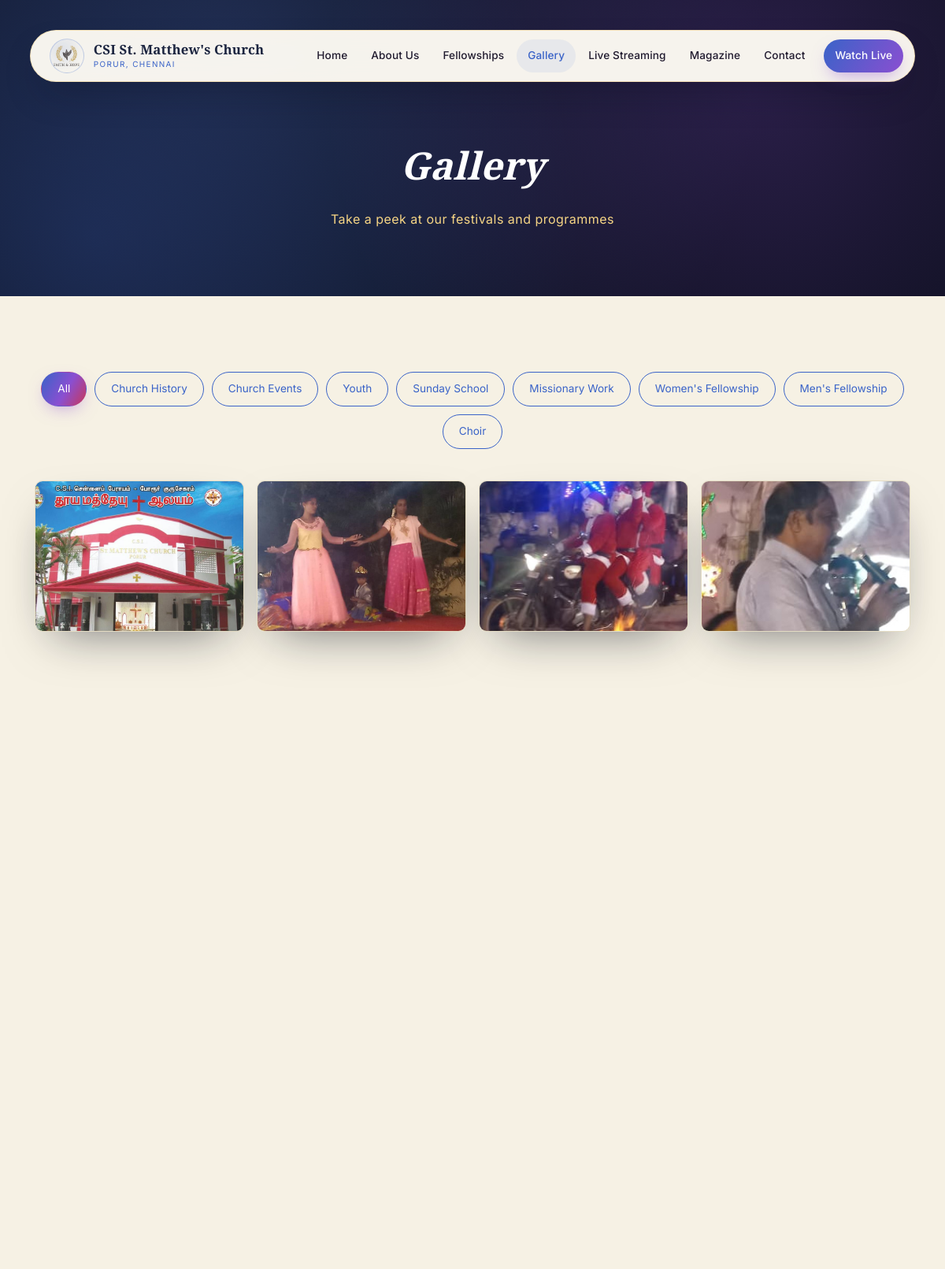
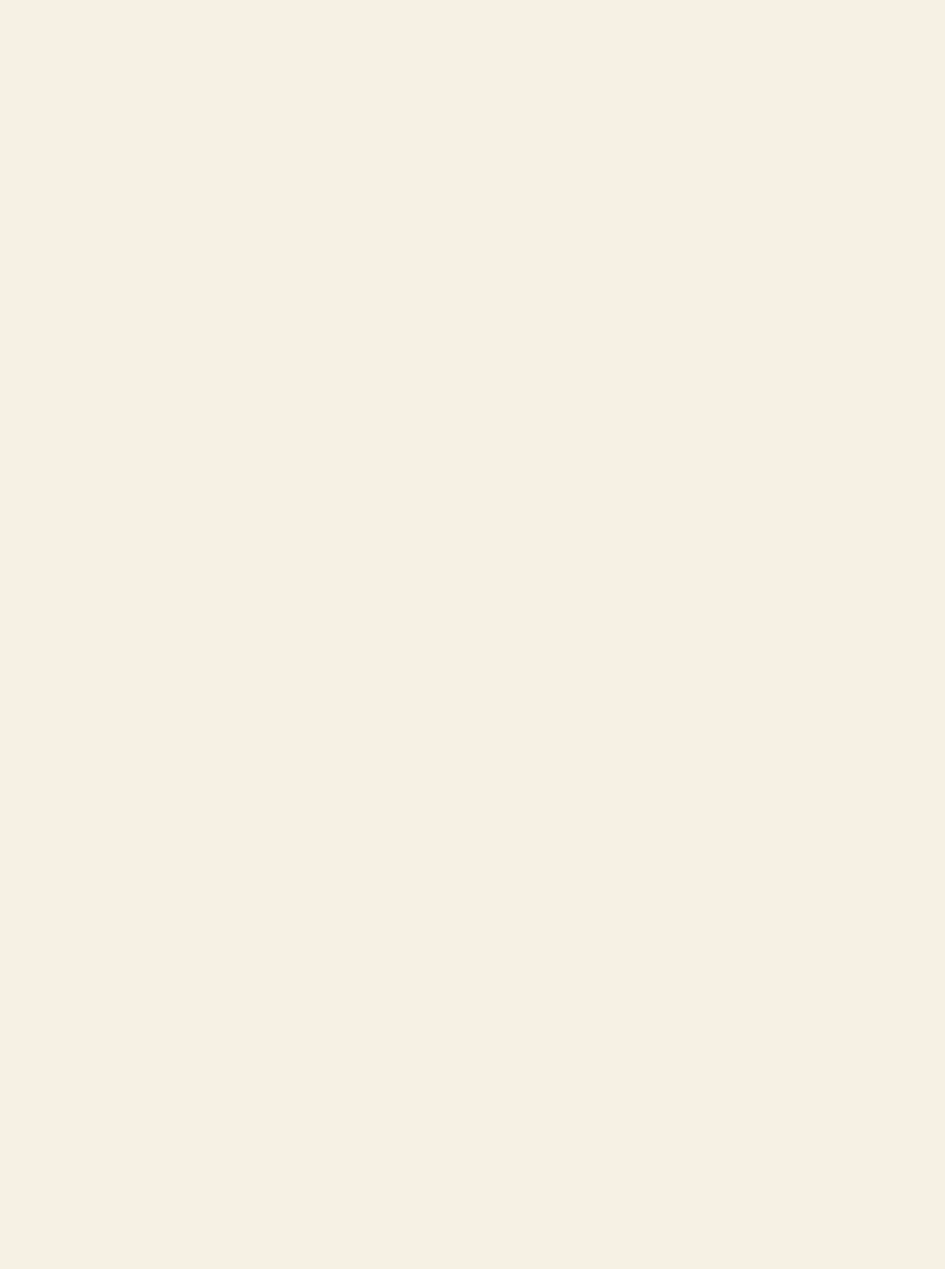
/gallery.php (upper part), run on the app's committed database (2 pictures, top to bottom).
### tables this page shows
CREATE TABLE gallery_categories (
  id INT AUTO_INCREMENT PRIMARY KEY,
  slug VARCHAR(80) UNIQUE NOT NULL,
  title VARCHAR(150) NOT NULL,
  folder VARCHAR(80) NOT NULL,
  sort_order INT DEFAULT 0
);

CREATE TABLE gallery_images (
  id INT AUTO_INCREMENT PRIMARY KEY,
  category_id INT NOT NULL,
  filename VARCHAR(255) NOT NULL,
  alt VARCHAR(255),
  FOREIGN KEY (category_id) REFERENCES gallery_categories(id) ON DELETE CASCADE
);

### includes/config.php (called while the page is built, shortened)
<?php
function db(): mysqli {
    static $conn = null;
    if ($conn === null) {
        $conn = new mysqli(DB_HOST, DB_USER, DB_PASS, DB_NAME);
        $conn->set_charset('utf8mb4');
    }
    return $conn;
}
function h(?string $value): string {
    return htmlspecialchars($value ?? '', ENT_QUOTES, 'UTF-8');
}
function setting(string $key, string $default = ''): string {
    static $cache = null;
    if ($cache === null) {
        $cache = [];
        $result = db()->query('SELECT setting_key, setting_value FROM settings');
        while ($row = $result->fetch_assoc()) {
            $cache[$row['setting_key']] = $row['setting_value'];
        }
    }
    return $cache[$key] ?? $default;
}
function base_url(): string {
    $dir = rtrim(str_replace('\\', '/', dirname($_SERVER['SCRIPT_NAME'])), '/');
    return $dir === '' ? '/' : $dir . '/';
}

### gallery.php (the view, shortened to what this page needs)
<?php
require_once __DIR__ . '/includes/config.php';
$activeCat = $_GET['cat'] ?? '';
$categories = db()->query('SELECT * FROM gallery_categories ORDER BY sort_order');
$cats = [];
while ($c = $categories->fetch_assoc()) { $cats[] = $c; }
if ($activeCat) {
    $stmt = db()->prepare('SELECT gi.filename, gi.alt, gc.folder FROM gallery_images gi JOIN gallery_categories gc ON gi.category_id = gc.id WHERE gc.slug = ? ORDER BY gi.id');
    $stmt->bind_param('s', $activeCat);
    $stmt->execute();
    $images = $stmt->get_result();
} else {
    $images = db()->query('SELECT gi.filename, gi.alt, gc.folder FROM gallery_images gi JOIN gallery_categories gc ON gi.category_id = gc.id ORDER BY gc.sort_order, gi.id');
}
require __DIR__ . '/includes/header.php';
$base = base_url();
?>
<div class="page-hero">
  <h1>Gallery</h1>
  <p>Take a peek at our festivals and programmes</p>
</div>
<section>
  <div class="container">
    <div class="category-tabs reveal">
      <a href="<?= $base ?>gallery.php" class="<?= $activeCat === '' ? 'active' : '' ?>">All</a>
      <?php foreach ($cats as $c): ?>
      <a href="<?= $base ?>gallery.php?cat=<?= urlencode($c['slug']) ?>" class="<?= $activeCat === $c['slug'] ? 'active' : '' ?>"><?= h($c['title']) ?></a>
      <?php endforeach; ?>
    </div>
    <div class="gallery-grid">
      <?php $i = 0; while ($img = $images->fetch_assoc()): $i++; ?>
      <a class="lightbox-link reveal reveal-delay-<?= min($i, 3) ?>" href="<?= $base ?>assets/img/gallery/<?= h($img['folder']) ?>/<?= h($img['filename']) ?>" data-caption="<?= h($img['alt']) ?>">
        <img src="<?= $base ?>assets/img/gallery/<?= h($img['folder']) ?>/<?= h($img['filename']) ?>" alt="<?= h($img['alt']) ?>" loading="lazy">
      </a>
      <?php endwhile; ?>
    </div>
  </div>
</section>
<?php require __DIR__ . '/includes/footer.php'; ?>

### includes/header.php (shortened to what this page needs)
<?php
require_once __DIR__ . '/config.php';
$base = base_url();
$current = basename($_SERVER['SCRIPT_NAME']);
function navlink(string $file, string $label, string $current, string $base): string {
    $active = $current === $file ? ' class="active"' : '';
    return '<li><a href="' . $base . $file . '"' . $active . '>' . $label . '</a></li>';
}
?><!DOCTYPE html>
<html lang="en">
<head>
<title><?= isset($pageTitle) ? h($pageTitle) . ' — ' : '' ?><?= h(setting('site_name')) ?></title>
<link rel="stylesheet" href="<?= $base ?>assets/css/style.css?v=<?= filemtime(__DIR__ . '/../assets/css/style.css') ?>">
</head>
<body>
<header class="site-header">
  <div class="header-inner">
    <a class="brand" href="<?= $base ?>index.php">
      <span class="logo-badge">
        <img src="<?= $base ?>assets/img/logo-header.png" alt="<?= h(setting('site_name')) ?> logo">
      </span>
      <span class="brand-text">
        <span class="site-title"><?= h(setting('site_name')) ?></span>
        <span class="site-sub"><?= h(setting('site_location')) ?></span>
      </span>
    </a>
    <nav class="main-nav">
      <ul>
        <?= navlink('index.php', 'Home', $current, $base) ?>
        <?= navlink('about.php', 'About Us', $current, $base) ?>
        <?= navlink('fellowships.php', 'Fellowships', $current, $base) ?>
        <?= navlink('gallery.php', 'Gallery', $current, $base) ?>
        <?= navlink('live-streaming.php', 'Live Streaming', $current, $base) ?>
        <?= navlink('magazines.php', 'Magazine', $current, $base) ?>
        <?= navlink('contact.php', 'Contact', $current, $base) ?>
        <li class="nav-cta-item"><a class="nav-cta" href="<?= $base ?>live-streaming.php">Watch Live</a></li>
      </ul>
    </nav>
  </div>
</header>

### includes/footer.php (shortened to what this page needs)
</body>
</html>

### data on the page
gallery_categories: title "Church History"
gallery_categories: title "Church Events"
gallery_categories: title "Youth"
gallery_categories: title "Sunday School"
gallery_categories: title "Missionary Work"
gallery_categories: title "Women's Fellowship"
gallery_categories: title "Men's Fellowship"
gallery_categories: title "Choir"
gallery_images: category+filename (picture)
gallery_images: category+filename (picture)
gallery_images: category+filename (picture)
gallery_images: category+filename (picture)

### other printed values
setting('site_name') "CSI St. Matthew's Church"
setting('site_location') "PORUR, CHENNAI"
$label "Home About Us Fellowships Gallery Live Streaming Magazine Contact"
